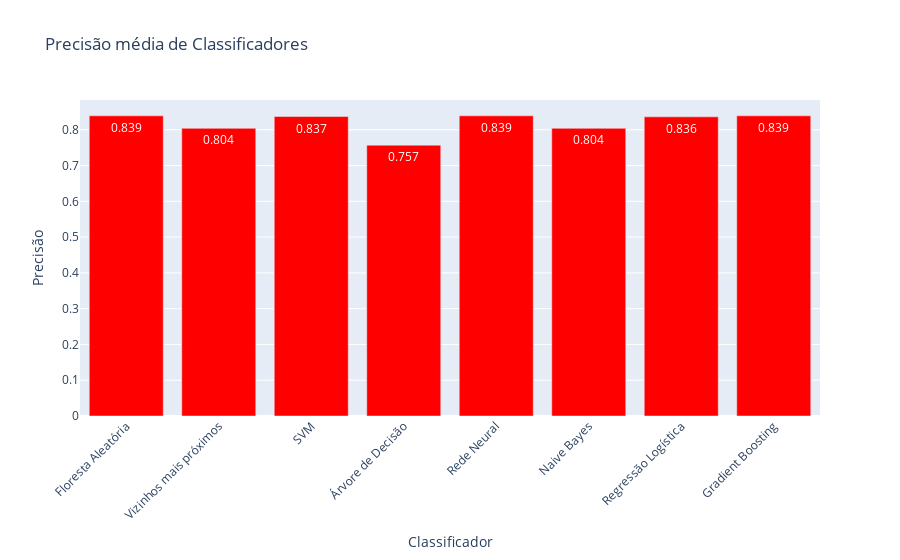

Here is the notebook cell this chart was saved with:
### Code cell
fig = go.Figure([go.Bar(y=data_times["Precisão Média"],x = classifiers_names,marker_color='red',text=data_times["Precisão Média"],textposition='auto')]) 
fig.update_layout(title_text='Precisão média de Classificadores',xaxis_title="Classificador",yaxis_title="Precisão",xaxis_tickangle=-45)
fig.show()

### Figure 1 — Plotly figure (JSON) as saved in the notebook; plotly's stock layout.template omitted (floating-point values rounded to 4 significant figures)
{"data": [{"marker": {"color": "red"}, "text": [0.839, 0.804, 0.837, 0.757, 0.839, 0.804, 0.836, 0.839], "textposition": "auto", "type": "bar", "x": ["Floresta Aleatória", "Vizinhos mais próximos", "SVM", "Árvore de Decisão", "Rede Neural", "Naive Bayes", "Regressão Logística", "Gradient Boosting"], "y": [0.839, 0.804, 0.837, 0.757, 0.839, 0.804, 0.836, 0.839]}], "layout": {"title": {"text": "Precisão média de Classificadores"}, "xaxis": {"tickangle": -45, "title": {"text": "Classificador"}}, "yaxis": {"title": {"text": "Precisão"}}}}
